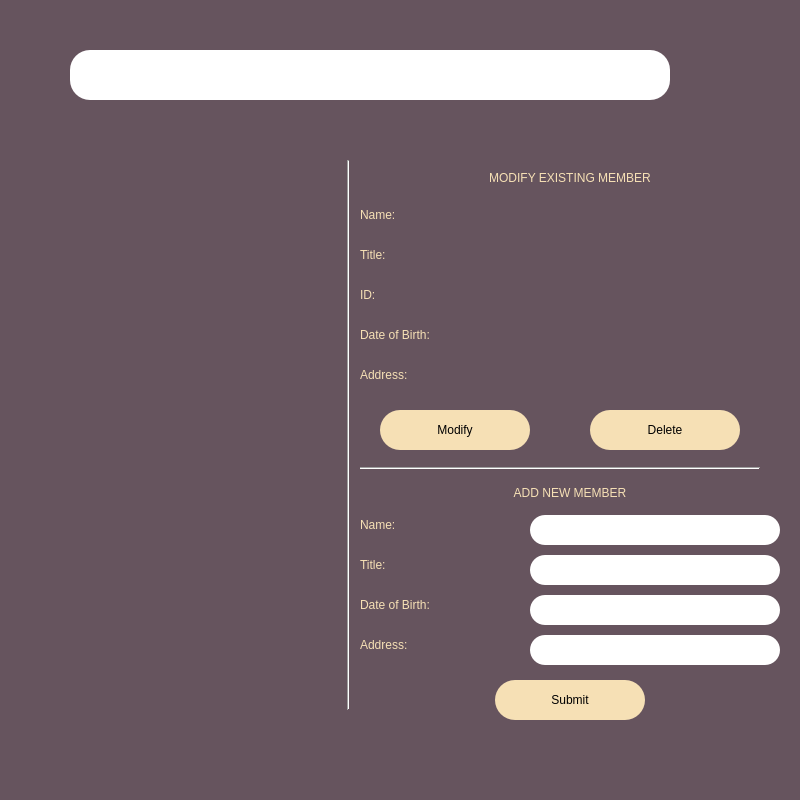
<?xml version="1.0" encoding="UTF-8"?>
<ui version="4.0">
 <class>MainWindow</class>
 <widget class="QMainWindow" name="MainWindow">
  <property name="geometry">
   <rect>
    <x>0</x>
    <y>0</y>
    <width>800</width>
    <height>800</height>
   </rect>
  </property>
  <property name="windowTitle">
   <string>MainWindow</string>
  </property>
  <widget class="QWidget" name="centralwidget">
   <widget class="QWidget" name="Background" native="true">
    <property name="geometry">
     <rect>
      <x>0</x>
      <y>0</y>
      <width>800</width>
      <height>800</height>
     </rect>
    </property>
    <property name="styleSheet">
     <string notr="true">QWidget #Background{
background-color:rgb(102, 84, 94)}
</string>
    </property>
    <widget class="QPushButton" name="goback_button">
     <property name="geometry">
      <rect>
       <x>720</x>
       <y>720</y>
       <width>50</width>
       <height>50</height>
      </rect>
     </property>
     <property name="autoFillBackground">
      <bool>false</bool>
     </property>
     <property name="styleSheet">
      <string notr="true">background-color:rgb(102, 84, 94);
border-radius: 20px;
</string>
     </property>
     <property name="text">
      <string/>
     </property>
     <property name="icon">
      <iconset>
       <normaloff>../Resource/logout.png</normaloff>../Resource/logout.png</iconset>
     </property>
     <property name="iconSize">
      <size>
       <width>50</width>
       <height>50</height>
      </size>
     </property>
     <property name="default">
      <bool>false</bool>
     </property>
    </widget>
    <widget class="QWidget" name="name_list_container" native="true">
     <property name="geometry">
      <rect>
       <x>30</x>
       <y>160</y>
       <width>301</width>
       <height>541</height>
      </rect>
     </property>
     <layout class="QVBoxLayout" name="name_list">
      <property name="spacing">
       <number>0</number>
      </property>
     </layout>
    </widget>
    <widget class="QLineEdit" name="search">
     <property name="geometry">
      <rect>
       <x>70</x>
       <y>50</y>
       <width>600</width>
       <height>50</height>
      </rect>
     </property>
     <property name="styleSheet">
      <string notr="true">border-radius: 20px;
font-size: 20px;
color: black;</string>
     </property>
     <property name="text">
      <string/>
     </property>
    </widget>
    <widget class="QPushButton" name="enter">
     <property name="geometry">
      <rect>
       <x>700</x>
       <y>50</y>
       <width>50</width>
       <height>50</height>
      </rect>
     </property>
     <property name="cursor">
      <cursorShape>ArrowCursor</cursorShape>
     </property>
     <property name="autoFillBackground">
      <bool>false</bool>
     </property>
     <property name="styleSheet">
      <string notr="true">background-color:rgb(102, 84, 94);
border-radius: 20px;
</string>
     </property>
     <property name="text">
      <string/>
     </property>
     <property name="icon">
      <iconset>
       <normaloff>../../../../../../../software/Message_Platform/client/desktop/GUI/Resource/default_avatar.png</normaloff>../../../../../../../software/Message_Platform/client/desktop/GUI/Resource/default_avatar.png</iconset>
     </property>
     <property name="iconSize">
      <size>
       <width>50</width>
       <height>50</height>
      </size>
     </property>
     <property name="default">
      <bool>false</bool>
     </property>
    </widget>
    <widget class="Line" name="line">
     <property name="geometry">
      <rect>
       <x>340</x>
       <y>160</y>
       <width>16</width>
       <height>550</height>
      </rect>
     </property>
     <property name="orientation">
      <enum>Qt::Vertical</enum>
     </property>
    </widget>
    <widget class="QLabel" name="name_label">
     <property name="geometry">
      <rect>
       <x>360</x>
       <y>200</y>
       <width>180</width>
       <height>30</height>
      </rect>
     </property>
     <property name="styleSheet">
      <string notr="true">font: 75 20pt &quot;MS Shell Dlg 2&quot;; 
color: rgb(246, 224, 181);
text-align: right;</string>
     </property>
     <property name="text">
      <string>Name:</string>
     </property>
     <property name="alignment">
      <set>Qt::AlignLeading|Qt::AlignLeft|Qt::AlignVCenter</set>
     </property>
    </widget>
    <widget class="QLabel" name="title">
     <property name="geometry">
      <rect>
       <x>360</x>
       <y>240</y>
       <width>180</width>
       <height>30</height>
      </rect>
     </property>
     <property name="styleSheet">
      <string notr="true">font: 75 20pt &quot;MS Shell Dlg 2&quot;; 
color: rgb(246, 224, 181);
text-align: right;</string>
     </property>
     <property name="text">
      <string>Title:</string>
     </property>
     <property name="alignment">
      <set>Qt::AlignLeading|Qt::AlignLeft|Qt::AlignVCenter</set>
     </property>
    </widget>
    <widget class="QLabel" name="id">
     <property name="geometry">
      <rect>
       <x>360</x>
       <y>280</y>
       <width>40</width>
       <height>30</height>
      </rect>
     </property>
     <property name="styleSheet">
      <string notr="true">font: 75 20pt &quot;MS Shell Dlg 2&quot;; 
color: rgb(246, 224, 181);
text-align: right;</string>
     </property>
     <property name="text">
      <string>ID:</string>
     </property>
     <property name="alignment">
      <set>Qt::AlignLeading|Qt::AlignLeft|Qt::AlignVCenter</set>
     </property>
    </widget>
    <widget class="QLabel" name="dob_label">
     <property name="geometry">
      <rect>
       <x>360</x>
       <y>320</y>
       <width>180</width>
       <height>30</height>
      </rect>
     </property>
     <property name="styleSheet">
      <string notr="true">font: 75 20pt &quot;MS Shell Dlg 2&quot;; 
color: rgb(246, 224, 181);
text-align: right;</string>
     </property>
     <property name="text">
      <string>Date of Birth: </string>
     </property>
     <property name="alignment">
      <set>Qt::AlignLeading|Qt::AlignLeft|Qt::AlignVCenter</set>
     </property>
    </widget>
    <widget class="QLabel" name="address_label">
     <property name="geometry">
      <rect>
       <x>360</x>
       <y>360</y>
       <width>180</width>
       <height>30</height>
      </rect>
     </property>
     <property name="styleSheet">
      <string notr="true">font: 75 20pt &quot;MS Shell Dlg 2&quot;; 
color: rgb(246, 224, 181);
text-align: right;</string>
     </property>
     <property name="text">
      <string>Address:</string>
     </property>
     <property name="alignment">
      <set>Qt::AlignLeading|Qt::AlignLeft|Qt::AlignVCenter</set>
     </property>
    </widget>
    <widget class="QPushButton" name="modify_button">
     <property name="geometry">
      <rect>
       <x>380</x>
       <y>410</y>
       <width>150</width>
       <height>40</height>
      </rect>
     </property>
     <property name="styleSheet">
      <string notr="true">border-radius: 20px;
background-color: rgb(246, 224, 181);
font: 75 18pt &quot;MS Shell Dlg 2&quot;;</string>
     </property>
     <property name="text">
      <string>Modify</string>
     </property>
    </widget>
    <widget class="QPushButton" name="delete_button">
     <property name="geometry">
      <rect>
       <x>590</x>
       <y>410</y>
       <width>150</width>
       <height>40</height>
      </rect>
     </property>
     <property name="styleSheet">
      <string notr="true">border-radius: 20px;
background-color: rgb(246, 224, 181);
font: 75 18pt &quot;MS Shell Dlg 2&quot;;</string>
     </property>
     <property name="text">
      <string>Delete</string>
     </property>
    </widget>
    <widget class="QLabel" name="form_name">
     <property name="geometry">
      <rect>
       <x>380</x>
       <y>160</y>
       <width>380</width>
       <height>35</height>
      </rect>
     </property>
     <property name="styleSheet">
      <string notr="true">font: 75 20pt &quot;MS Shell Dlg 2&quot;; 
color: rgb(246, 224, 181);
text-align: right;</string>
     </property>
     <property name="text">
      <string>MODIFY EXISTING MEMBER</string>
     </property>
     <property name="alignment">
      <set>Qt::AlignCenter</set>
     </property>
    </widget>
    <widget class="Line" name="line_2">
     <property name="geometry">
      <rect>
       <x>360</x>
       <y>460</y>
       <width>400</width>
       <height>16</height>
      </rect>
     </property>
     <property name="orientation">
      <enum>Qt::Horizontal</enum>
     </property>
    </widget>
    <widget class="QLabel" name="form_name3">
     <property name="geometry">
      <rect>
       <x>380</x>
       <y>475</y>
       <width>380</width>
       <height>35</height>
      </rect>
     </property>
     <property name="styleSheet">
      <string notr="true">font: 75 20pt &quot;MS Shell Dlg 2&quot;; 
color: rgb(246, 224, 181);
text-align: right;</string>
     </property>
     <property name="text">
      <string>ADD NEW MEMBER</string>
     </property>
     <property name="alignment">
      <set>Qt::AlignCenter</set>
     </property>
    </widget>
    <widget class="QLineEdit" name="name_field">
     <property name="geometry">
      <rect>
       <x>530</x>
       <y>515</y>
       <width>250</width>
       <height>30</height>
      </rect>
     </property>
     <property name="styleSheet">
      <string notr="true">border-radius: 15px;
font-size: 20px;
color: black;</string>
     </property>
     <property name="text">
      <string/>
     </property>
    </widget>
    <widget class="QLineEdit" name="title_field">
     <property name="geometry">
      <rect>
       <x>530</x>
       <y>555</y>
       <width>250</width>
       <height>30</height>
      </rect>
     </property>
     <property name="styleSheet">
      <string notr="true">border-radius: 15px;
font-size: 20px;
color: black;</string>
     </property>
    </widget>
    <widget class="QLineEdit" name="dob_field">
     <property name="geometry">
      <rect>
       <x>530</x>
       <y>595</y>
       <width>250</width>
       <height>30</height>
      </rect>
     </property>
     <property name="styleSheet">
      <string notr="true">border-radius: 15px;
font-size: 20px;
color: black;</string>
     </property>
    </widget>
    <widget class="QLineEdit" name="address_field">
     <property name="geometry">
      <rect>
       <x>530</x>
       <y>635</y>
       <width>250</width>
       <height>30</height>
      </rect>
     </property>
     <property name="styleSheet">
      <string notr="true">border-radius: 15px;
font-size: 20px;
color: black;</string>
     </property>
    </widget>
    <widget class="QPushButton" name="submit_button">
     <property name="geometry">
      <rect>
       <x>495</x>
       <y>680</y>
       <width>150</width>
       <height>40</height>
      </rect>
     </property>
     <property name="styleSheet">
      <string notr="true">border-radius: 20px;
background-color: rgb(246, 224, 181);
font: 75 18pt &quot;MS Shell Dlg 2&quot;;</string>
     </property>
     <property name="text">
      <string>Submit</string>
     </property>
    </widget>
    <widget class="QLabel" name="name_label_2">
     <property name="geometry">
      <rect>
       <x>360</x>
       <y>510</y>
       <width>80</width>
       <height>30</height>
      </rect>
     </property>
     <property name="styleSheet">
      <string notr="true">font: 75 20pt &quot;MS Shell Dlg 2&quot;; 
color: rgb(246, 224, 181);
text-align: right;</string>
     </property>
     <property name="text">
      <string>Name:</string>
     </property>
     <property name="alignment">
      <set>Qt::AlignLeading|Qt::AlignLeft|Qt::AlignVCenter</set>
     </property>
    </widget>
    <widget class="QLabel" name="title_label_2">
     <property name="geometry">
      <rect>
       <x>360</x>
       <y>550</y>
       <width>70</width>
       <height>30</height>
      </rect>
     </property>
     <property name="styleSheet">
      <string notr="true">font: 75 20pt &quot;MS Shell Dlg 2&quot;; 
color: rgb(246, 224, 181);
text-align: right;</string>
     </property>
     <property name="text">
      <string>Title:</string>
     </property>
     <property name="alignment">
      <set>Qt::AlignLeading|Qt::AlignLeft|Qt::AlignVCenter</set>
     </property>
    </widget>
    <widget class="QLabel" name="dob_label_2">
     <property name="geometry">
      <rect>
       <x>360</x>
       <y>590</y>
       <width>160</width>
       <height>30</height>
      </rect>
     </property>
     <property name="styleSheet">
      <string notr="true">font: 75 20pt &quot;MS Shell Dlg 2&quot;; 
color: rgb(246, 224, 181);
text-align: right;</string>
     </property>
     <property name="text">
      <string>Date of Birth: </string>
     </property>
     <property name="alignment">
      <set>Qt::AlignLeading|Qt::AlignLeft|Qt::AlignVCenter</set>
     </property>
    </widget>
    <widget class="QLabel" name="address_label_2">
     <property name="geometry">
      <rect>
       <x>360</x>
       <y>630</y>
       <width>100</width>
       <height>30</height>
      </rect>
     </property>
     <property name="styleSheet">
      <string notr="true">font: 75 20pt &quot;MS Shell Dlg 2&quot;; 
color: rgb(246, 224, 181);
text-align: right;</string>
     </property>
     <property name="text">
      <string>Address:</string>
     </property>
     <property name="alignment">
      <set>Qt::AlignLeading|Qt::AlignLeft|Qt::AlignVCenter</set>
     </property>
    </widget>
    <widget class="QLabel" name="modify_id_field">
     <property name="geometry">
      <rect>
       <x>530</x>
       <y>280</y>
       <width>180</width>
       <height>30</height>
      </rect>
     </property>
     <property name="styleSheet">
      <string notr="true">font: 75 20pt &quot;MS Shell Dlg 2&quot;; 
color: rgb(246, 224, 181);
text-align: right;</string>
     </property>
     <property name="text">
      <string/>
     </property>
     <property name="alignment">
      <set>Qt::AlignLeading|Qt::AlignLeft|Qt::AlignVCenter</set>
     </property>
    </widget>
   </widget>
  </widget>
 </widget>
 <resources>
  <include location="Resource/facebook.qrc"/>
 </resources>
 <connections/>
</ui>
